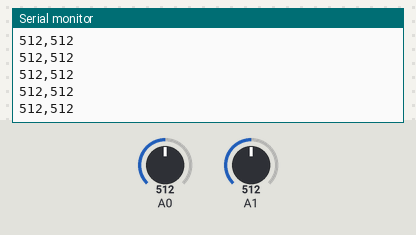
A sketch run on a simulated Arduino Uno, built with avr-gcc and run on an emulated ATmega328P. On the bench: the last lines printed to the serial monitor. The inputs (shaded band) are chosen by the test bench; at power-on: A0 = 512, A1 = 512.

Above: at 1.2 s.
1.3 s: A0 set to 716
At 1.31 s:
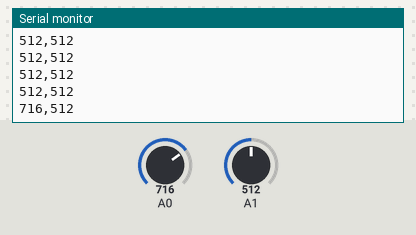
2.8 s: A1 set to 716
At 2.82 s:
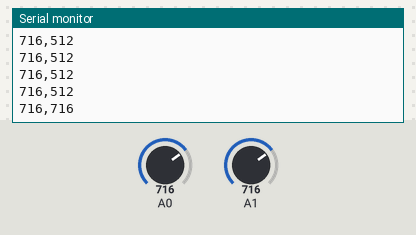
4.3 s: A0 set to 900
At 4.33 s:
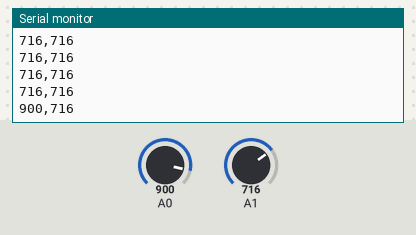
5.8 s: A1 set to 900
At 5.84 s:
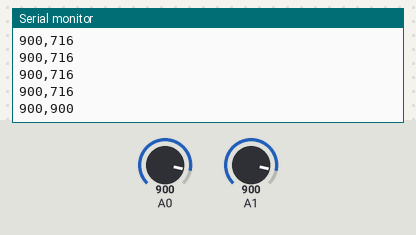
Timing chart, 0 to 8.3 s (numbered marks = the images above; inputs shaded):
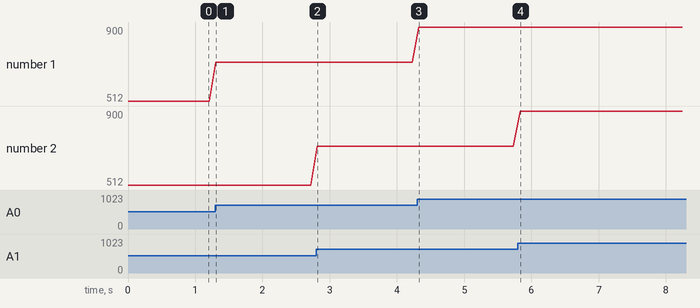

The sketch:

02_PSDUSS_transferusb.ino
```cpp
void setup() {
  // Initialize serial communication at 9600 baud
  Serial.begin(115200);
}

void loop() {
  // Read analog values from A0 and A1
  int valueA0 = analogRead(A0);
  int valueA1 = analogRead(A1);

  // Send values as a comma-separated string
  Serial.print(valueA0);
  Serial.print(",");
  Serial.println(valueA1);

  // Small delay to prevent flooding the serial port
  delay(100);
}
```

Measured:
- after the input at 1.3 s, the serial monitor: prints a new line at once (image 1)
- after the input at 2.8 s, the serial monitor: prints a new line at once (image 2)
- after the input at 4.3 s, the serial monitor: prints a new line at once (image 3)
- after the input at 5.8 s, the serial monitor: prints a new line at once (image 4)
- plotted number 1: 512 → 716 after the input at 1.3 s, 716 → 900 after the input at 4.3 s
